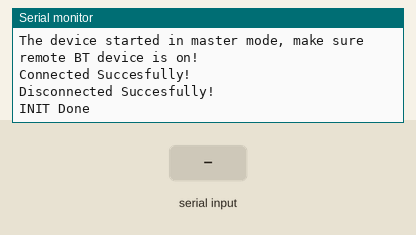
A sketch run on a simulated ESP32. On the bench: the last lines printed to the serial monitor. The test bench sets the inputs (shaded band). Nothing arrives over Bluetooth unless stated.

Above: at 1.2 s.
1.3 s: "1" received over the second serial link
At 2.5 s:
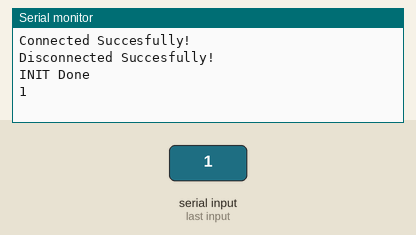
2.8 s: "0" received over the second serial link
At 3.7 s:
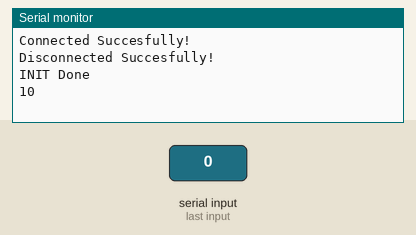

The sketch:

GCM_BT_receive.ino
```cpp
//By Victor Tchistiak - 2019
// LET OP de bautrate is 230400

#include "BluetoothSerial.h"
BluetoothSerial SerialBT;

String name = "ROCket_RS";
bool connected;

void setup() {
  Serial.begin(115200);
  SerialBT.begin("ROCket_GCM", true);
  Serial.println("The device started in master mode, make sure remote BT device is on!");

  connected = SerialBT.connect(name);

  if(connected) {
    Serial.println("Connected Succesfully!");
  } else {
    while(!SerialBT.connected(10000)) {
      Serial.println("Failed to connect. Make sure remote device is available and in range, then restart app.");
    }
  }
    if (SerialBT.disconnect()) {
    Serial.println("Disconnected Succesfully!");
  }
  // this would reconnect to the name(will use address, if resolved) or address used with connect(name/address).
  SerialBT.connect();

  Serial.println("INIT Done");
}

void loop() {
  char rec;
  String m_incString;

  if (SerialBT.available())
  {
     // rec = SerialBT.read();
     // m_incString = m_incString + rec;
      Serial.write(SerialBT.read());
  }
  if (m_incString != "" )
  {

    //  Serial.print(m_incString);
     // m_incString = "";
     // SerialBT.flush();
  }

  while (Serial.available())
  {
      rec = Serial.read();
      m_incString = m_incString + rec;
  }
  if (m_incString != "" )
  {

    SerialBT.print(m_incString);
    m_incString = "";
    Serial.flush();
  }
  //delay(20);
 }
```

Measured:
- after the input at 1.3 s, the serial monitor: prints a new line at once (image 1)
- after the input at 2.8 s, the serial monitor: prints a new line at once (image 2)
